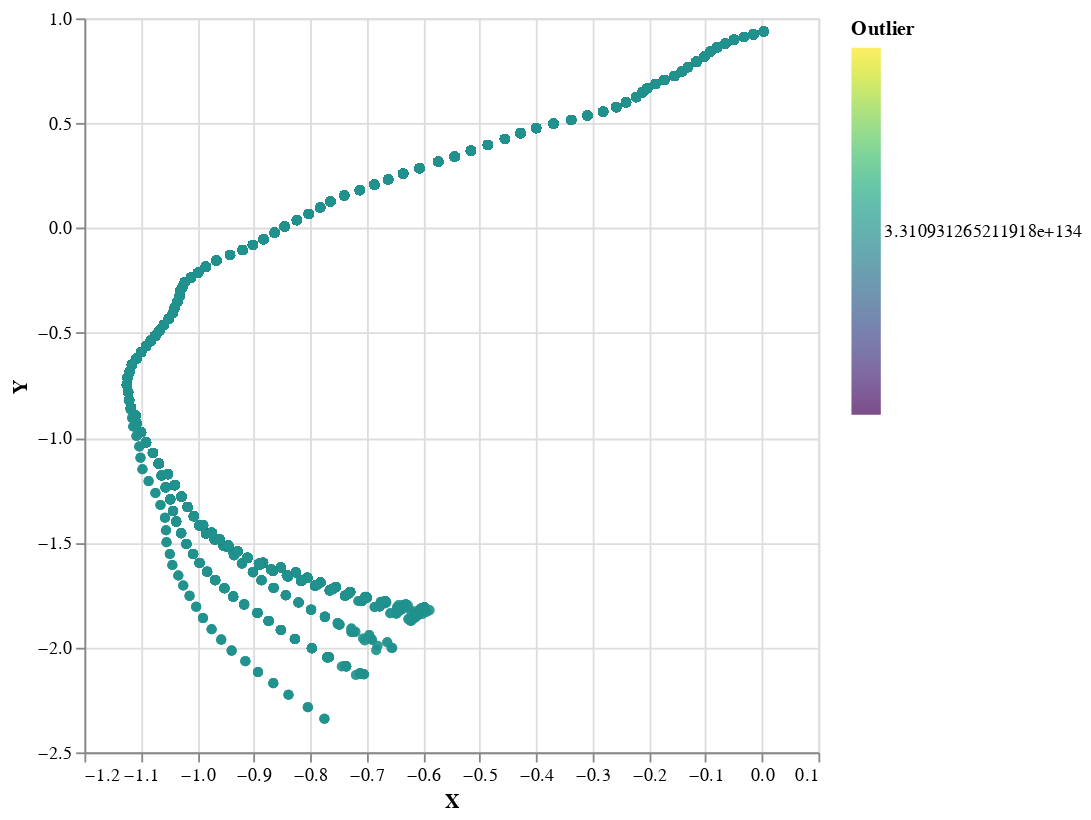

Here is the notebook cell this chart was saved with:
### Code cell
a = (\(x,d) -> zip x (Prelude.repeat $ ln $ exp d)) =<< s
-- b = join (replicate 1000 ((ln . exp . snd) <$> s))
-- s' = zip a ([1.0..])

plotVega $ take 10000 a

### Figure 1 — Vega-Lite specification as saved in the notebook (floating-point values rounded to 4 significant figures; data arrays with more than 128 entries replaced by an {"elided": "..."} marker saying what was removed)
{"$schema": "https://vega.github.io/schema/vega-lite/v4.json", "data": {"values": {"elided": "10000 records"}}, "encoding": {"color": {"field": "Outlier", "scale": {"scheme": "viridis"}, "type": "quantitative"}, "x": {"field": "X", "type": "quantitative"}, "y": {"field": "Y", "type": "quantitative"}}, "height": 400, "mark": "circle", "width": 400}
